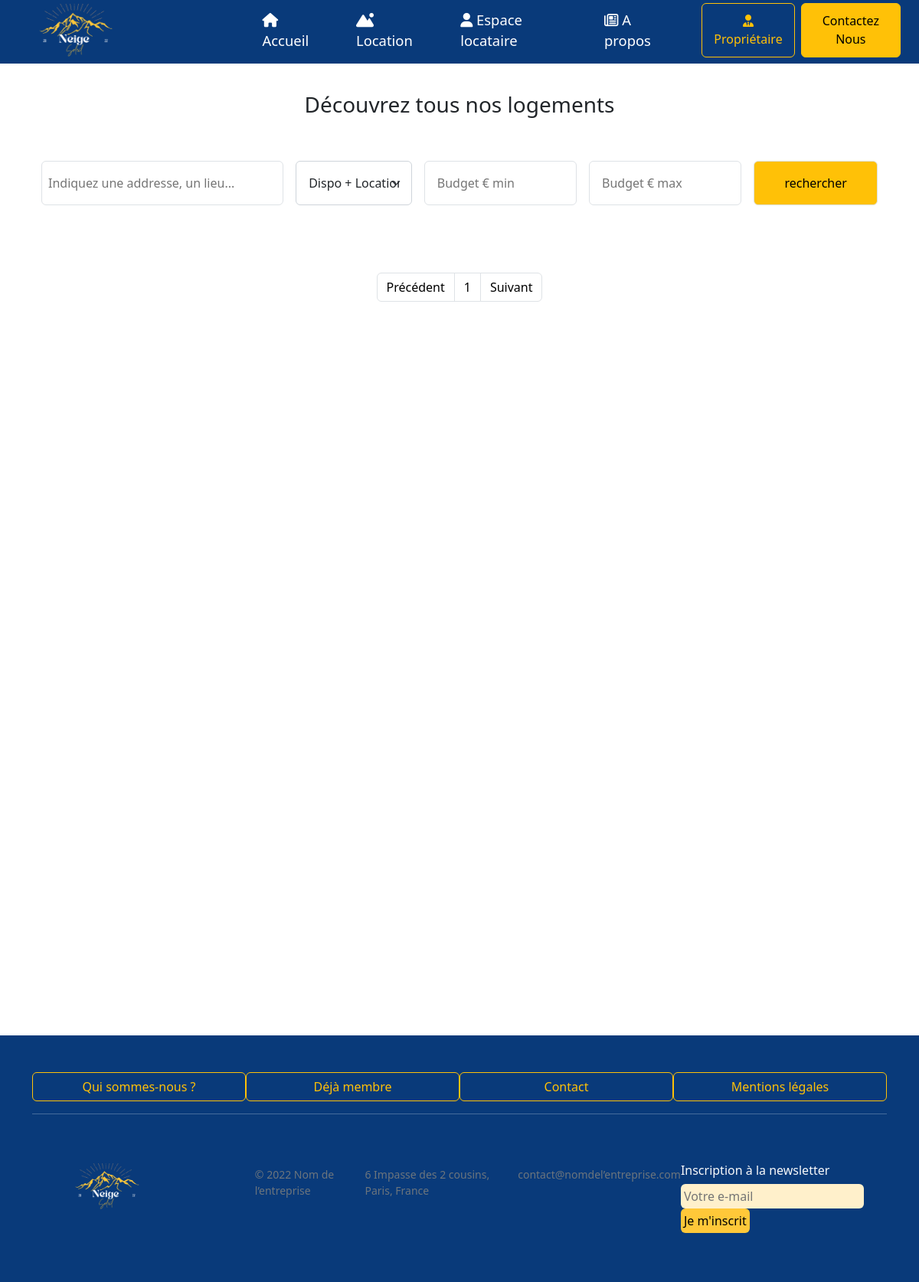
Before: /index.php?page=location&n=2 with the older database file.
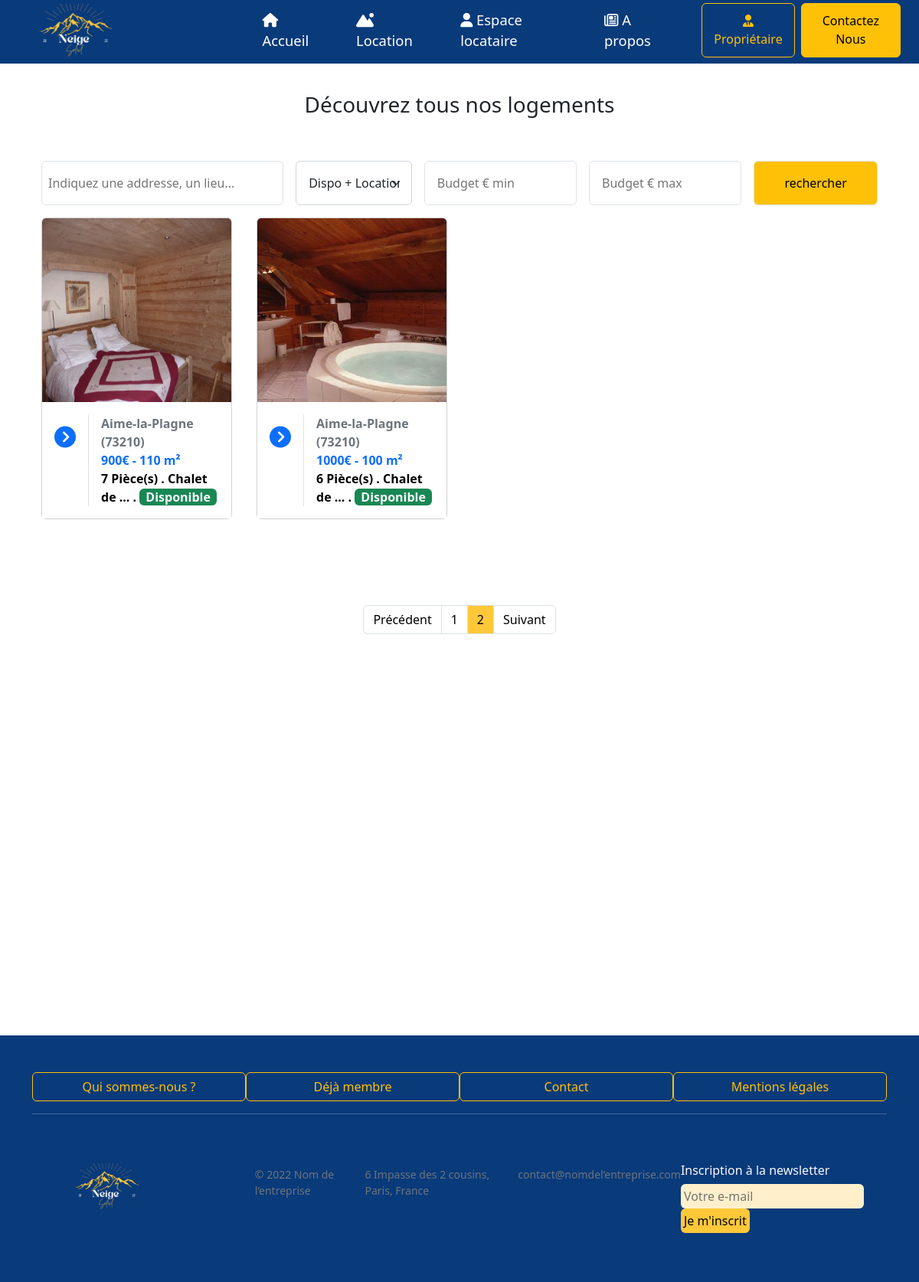
After: the same page with the newer database file.
### tables this page shows
CREATE table appartement (
    id_appart int(5) not null AUTO_INCREMENT,
    statut_appart enum ("Disponible", "En location", "En attente"),
    prix_appart FLOAT,
    intitule_appart VARCHAR(100),
    ville_appart VARCHAR (50),
    cp_appart VARCHAR (50),
    adresse_appart varchar (255),
    description_appart VARCHAR(5000),
    type_appart VARCHAR (50),
    superficie_appart VARCHAR (50),
    image VARCHAR (50) NULL,
    nb_chambre int (5),
    nb_cuisine int(5),
    nb_salon int(5),
    nb_salle_bain int(5),
    nb_piece int(5),
    id_user INT(5),
    FOREIGN key (id_user) REFERENCES user(id_user),
    PRIMARY key (id_appart)
);

### controller/config_database.php (called while the page is built)
<?php
	$server = "localhost";
	$bdd = "neige_soleil";
	$user = "root";
	$mdp = "";
?>

### src/model.php (called while the page is built, shortened)
<?php
class Modele
{
    private $unPDO;
    public function __construct($server, $bdd, $user, $mdp)
    {
        $this->unPDO = null;
        try {
            $url = "mysql:host=" . $server . ";dbname=" . $bdd;
            $this->unPDO = new PDO($url, $user, $mdp);
        } catch (PDOException $exp) {
            echo "<br/>Erreur de connexion à la base de données !";
            echo $exp->getMessage();
        }
    }
    public function recupPaginationAppartement($premier,$parPage)
    {
        if ($this->unPDO != null) {
            $request = "SELECT * FROM `appartement` LIMIT :premier, :parpage;";
            $select = $this->unPDO->prepare($request);
            $select->bindValue(':premier', $premier, PDO::PARAM_INT);
            $select->bindValue(':parpage', $parPage, PDO::PARAM_INT);
            $select->execute();
            $Pageappartements = $select->fetchAll(PDO::FETCH_ASSOC);
            return $Pageappartements;
        } else {
            return null;
        }
    }
}

### setting/setting_appartement.php (called while the page is built, shortened)
<?php
$currentPage = null;
if (isset($_GET['n']) && is_numeric($_GET['n'])) {
    $currentPage =  $_GET['n'];
} else {
    $currentPage = 1;
}
$parPage = 8;
$premier = ($currentPage * $parPage) - $parPage;
if(isset ($_GET['page']) == "location"){
    $appartements = $unController->recupPaginationAppartement($premier, $parPage);
}

### controller/controller.php (called while the page is built, shortened)
<?php
require_once("src/model.php");
class Controller
{
    private $unModele;
    public function __construct($server, $bdd, $user, $mdp)
    {
        $this->unModele = new Modele($server, $bdd, $user, $mdp);
    }
    public function recupPaginationAppartement($premier,$parPage)
    {
        $Pageappartements = $this->unModele->recupPaginationAppartement($premier,$parPage);
        return $Pageappartements;
    }
}

### Templates/location.php (the view, shortened to what the rows shown need)
<section class="sectionTwo sectionLocation" style="height: 80rem;">
    <div class="container text-center">
        <div class="row g-2 ">
            <?php
            foreach ($appartements as $appartement) {
                if ($appartement['statut_appart'] != "En attente") {
                    echo '
            <div class="col-lg-4 col-md-4 col-sm-6 col-xm-12 p-3" style="width: 25%; height: 20%;">
                <div class="card">
                <img src="Images/' . $appartement['image'] . '" class="card-img-top" style="width:100%; height: 15rem;" alt="...">
                    <div class="card-body d-flex">
                        <div class="pt-3 me-3">
                        <a href="index.php?page=appartement&id_appart=' . $appartement["id_appart"] . '"><i class="fa-solid fa-circle-chevron-right fs-3"></i> </a>
                        </div>
                        <div class="ps-3 text-start border-start">';
                    $description = $appartement['intitule_appart'];
                    if (strlen($appartement['intitule_appart']) > 10) {
                        $description = substr($description, 0, 10) . "...";
                    }
                    echo '<a class="card-text  text-decoration-none fw-semibold" href="index.php?page=appartement&id_appart=' . $appartement["id_appart"] . '"><span class="text-secondary">' . $appartement['ville_appart'] . ' (' . $appartement["cp_appart"] . ')</span><br> <span class="text-primary ">' . $appartement['prix_appart'] . '</span>€ - <span>' . $appartement['superficie_appart'] . '</span> m²<br><span class="text-black">' . $appartement['nb_piece'] . ' Pièce(s) . ' . $description . ' . ';
                    if($appartement['id_user'] == null){
                        echo '<span class="bg-success rounded pe-1 ps-1 text-light">';
                        if ($appartement['statut_appart'] == "Disponible") {
                            echo '<span class="bg-success rounded pe-1 ps-1 text-light">';
                        }
                    }else{
                        echo '<span class="bg-warning rounded pe-1 ps-1">';
                    }
                    echo ' ' . $appartement['statut_appart'] . '</span></span> </a>
                            </div>
                    </div>
                </div>
            </div>';
                }
            }
            ?>
        </div>
    </div>
</section>

Changed rows visible on the page:
added appartement: image (picture), ville_appart "Aime-la-Plagne", cp_appart "73210", prix_appart "900", superficie_appart "110", nb_piece "7", intitule_appart "Chalet de ...", statut_appart "Disponible"
added appartement: image (picture), ville_appart "Aime-la-Plagne", cp_appart "73210", prix_appart "1000", superficie_appart "100", nb_piece "6", intitule_appart "Chalet de ...", statut_appart "Disponible"
Other visible differences:
new list line: "2"
